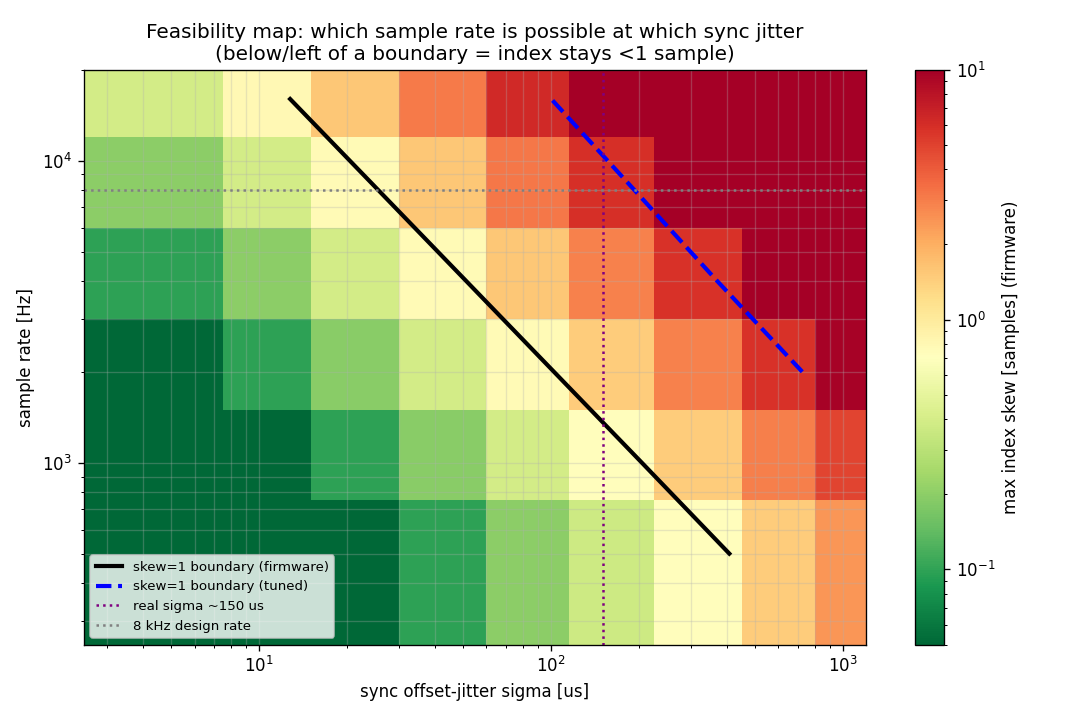

This figure's Python source:
#!/usr/bin/env python3
"""feasibility_map.py - the sampling-rate vs sync-jitter feasibility map.

Drives sim.exe over a grid of (sigma, sample_rate), records the worst-case max
index skew, and draws the map: x = sync offset-jitter sigma, y = sample rate.
The "max index skew = 1 sample" contour is the feasibility boundary - below/left
of it the per-sample index stays aligned (<1 sample), above/right it breaks.

Boundaries are drawn for two controllers:
  firmware  : Ki=1/4, Kp=1            (current firmware)
  tuned     : Ki=1/128, Kp=1/8        (REPORT.md section 5)

Run from sim/:  python plot/feasibility_map.py [--quick]
Caches the grid to feasibility.csv (delete it to recompute). --quick = coarse grid.
"""
import csv, os, subprocess, sys

import matplotlib
matplotlib.use("Agg")
import matplotlib.pyplot as plt
import numpy as np

SIM = "./sim.exe" if os.name == "nt" else "./sim"
QUICK = "--quick" in sys.argv

FS   = [500, 1000, 2000, 4000, 8000, 16000]                 # sample rates [Hz]
SIG  = [5,10,20,40,80,150,300,600,1000] if not QUICK else [10,40,150,600]  # sigma [us]
SEEDS = (1, 2) if not QUICK else (1,)
RUNTIME = "120"
CTRL = {"firmware": [], "tuned": ["--kiden", "128", "--kp", "0.125"]}
CSV = "feasibility.csv"


def run_max_skew(fs, sigma_us, ctrl_args):
    """worst-case max index skew over seeds (gauss jitter)."""
    w = 0.0
    for s in SEEDS:
        out = subprocess.run(
            [SIM, "--summaryonly", "--runtime", RUNTIME, "--samplehz", str(fs),
             "--sigma", str(int(sigma_us*1000)), "--seed", str(s)] + ctrl_args,
            capture_output=True, text=True).stdout
        for line in out.splitlines():
            if "max |index_skew|" in line:
                w = max(w, float(line.split("max |index_skew| =")[1].split("samples")[0]))
    return w


def compute():
    rows = []
    total = len(CTRL)*len(FS)*len(SIG); n = 0
    for ctrl, args in CTRL.items():
        for fs in FS:
            for sg in SIG:
                sk = run_max_skew(fs, sg, args)
                rows.append({"controller": ctrl, "fs_hz": fs, "sigma_us": sg, "max_skew": sk})
                n += 1; print(f"\r  {n}/{total}  {ctrl} fs={fs} sigma={sg}us -> {sk:.2f}    ", end="")
    print()
    with open(CSV, "w", newline="") as f:
        wr = csv.DictWriter(f, fieldnames=["controller","fs_hz","sigma_us","max_skew"])
        wr.writeheader(); wr.writerows(rows)
    return rows


def load():
    if os.path.isfile(CSV):
        with open(CSV) as f:
            return list(csv.DictReader(f))
    return None


def boundary(rows, ctrl):
    """for each fs, interpolate the sigma where max_skew crosses 1.0."""
    xs, ys = [], []
    by_fs = {}
    for r in rows:
        if r["controller"] != ctrl: continue
        by_fs.setdefault(int(r["fs_hz"]), []).append((float(r["sigma_us"]), float(r["max_skew"])))
    for fs, pts in sorted(by_fs.items()):
        pts.sort()
        prev = None
        sb = None
        for sg, sk in pts:
            if prev and prev[1] < 1 <= sk:
                f = (1 - prev[1]) / (sk - prev[1]); sb = prev[0] + f*(sg - prev[0]); break
            prev = (sg, sk)
        if sb: xs.append(sb); ys.append(fs)
    return xs, ys


def main():
    rows = load() or compute()

    fig, ax = plt.subplots(figsize=(9, 6))
    # heatmap of the firmware controller's max skew (current reality)
    fsv = sorted({int(r["fs_hz"]) for r in rows})
    sgv = sorted({float(r["sigma_us"]) for r in rows})
    Z = np.full((len(fsv), len(sgv)), np.nan)
    for r in rows:
        if r["controller"] != "firmware": continue
        i = fsv.index(int(r["fs_hz"])); j = sgv.index(float(r["sigma_us"]))
        Z[i, j] = float(r["max_skew"])
    X, Y = np.meshgrid(sgv, fsv)
    pc = ax.pcolormesh(X, Y, np.clip(Z, 0.05, 10), shading="nearest",
                       norm=matplotlib.colors.LogNorm(0.05, 10), cmap="RdYlGn_r")
    cb = fig.colorbar(pc, ax=ax); cb.set_label("max index skew [samples] (firmware)")

    for ctrl, style in (("firmware", "k-"), ("tuned", "b--")):
        xs, ys = boundary(rows, ctrl)
        if xs: ax.plot(xs, ys, style, lw=2.5, label=f"skew=1 boundary ({ctrl})")

    ax.axvline(150, color="purple", ls=":", lw=1.5, label="real sigma ~150 us")
    ax.axhline(8000, color="gray", ls=":", lw=1.5, label="8 kHz design rate")
    ax.set_xscale("log"); ax.set_yscale("log")
    ax.set_xlabel("sync offset-jitter sigma [us]")
    ax.set_ylabel("sample rate [Hz]")
    ax.set_title("Feasibility map: which sample rate is possible at which sync jitter\n"
                 "(below/left of a boundary = index stays <1 sample)")
    ax.legend(fontsize=8, loc="lower left")
    ax.grid(alpha=0.3, which="both")
    out = os.path.join(os.path.dirname(__file__), "feasibility_map.png")
    fig.tight_layout(); fig.savefig(out, dpi=120); print("wrote", out)


if __name__ == "__main__":
    main()
